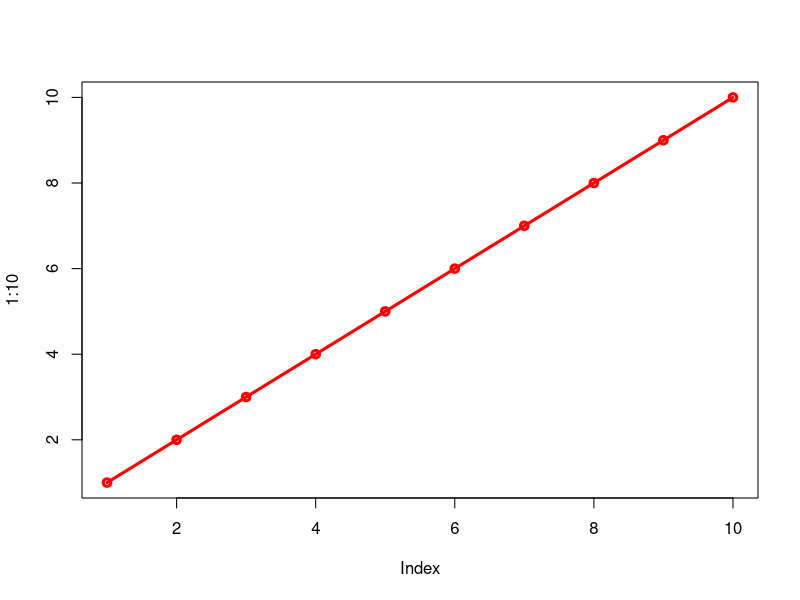
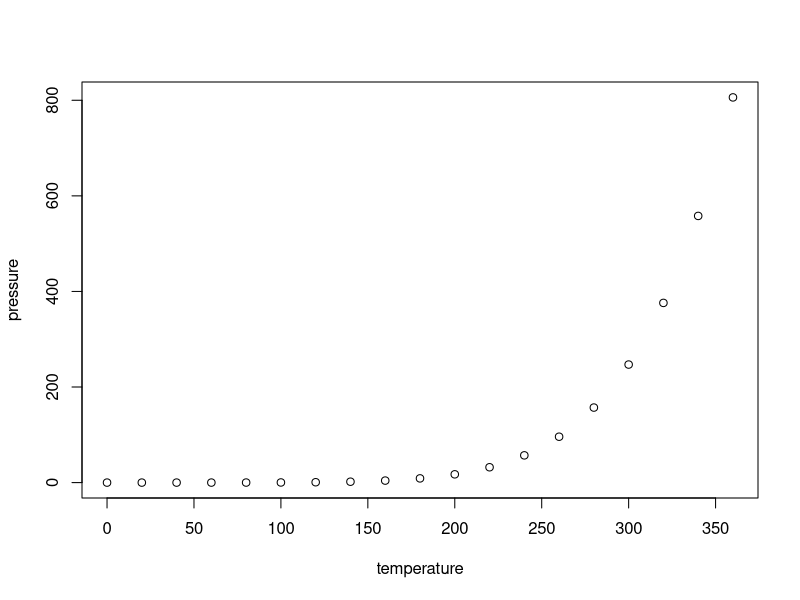

Source code (R) for these figures, in order:
## ---- chunk 1
knitr::opts_chunk$set(echo = TRUE)
## ---- chunk 2
plot(1:10,typ="o",col="red",lwd=3)
## ---- chunk 3
summary(cars)
## ---- chunk 4
plot(pressure)
